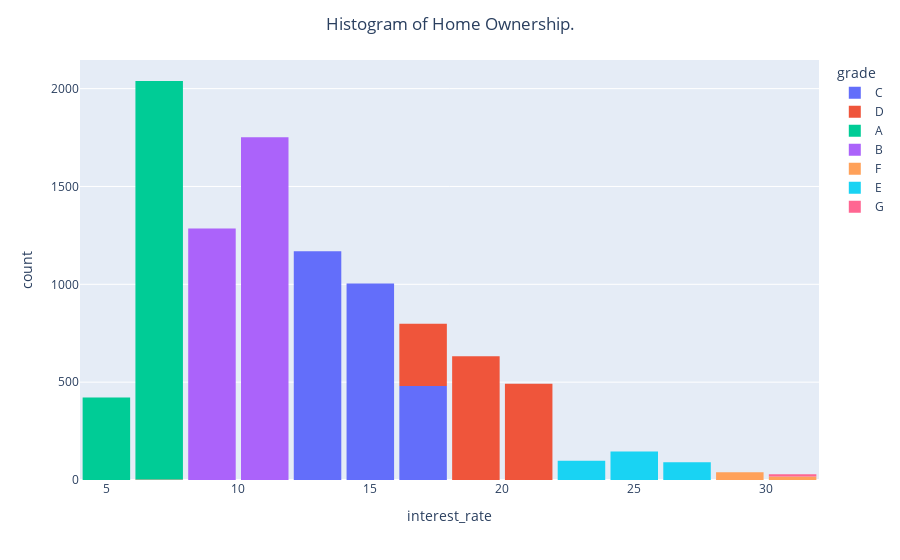

Here is the notebook cell this chart was saved with:
### Markdown cell above
**Problem 1** Create a histogram of your own! Try making a histogram of one of the other pieces of numerical data. Make it as fancy as you want. Include some categorical information. Do you learn anything from your graph? If so what?

### Code cell
fig = px.histogram(DF,
                   nbins=20,
                   x='interest_rate',
                   color='grade')

fig.update_layout(bargap=0.1,
                  title='Histogram of Home Ownership.',
                  title_x=0.5)
fig.show()

### Figure 1 — Plotly figure (JSON) as saved in the notebook; plotly's stock layout.template omitted (floating-point values rounded to 4 significant figures; data arrays with more than 128 entries replaced by an {"elided": "..."} marker saying what was removed)
{"data": [{"alignmentgroup": "True", "bingroup": "x", "hovertemplate": "grade=C<br>interest_rate=%{x}<br>count=%{y}<extra></extra>", "legendgroup": "C", "marker": {"color": "#636efa", "pattern": {"shape": ""}}, "name": "C", "nbinsx": 20, "offsetgroup": "C", "orientation": "v", "showlegend": true, "type": "histogram", "x": {"elided": "2653 float values"}, "xaxis": "x", "yaxis": "y"}, {"alignmentgroup": "True", "bingroup": "x", "hovertemplate": "grade=D<br>interest_rate=%{x}<br>count=%{y}<extra></extra>", "legendgroup": "D", "marker": {"color": "#EF553B", "pattern": {"shape": ""}}, "name": "D", "nbinsx": 20, "offsetgroup": "D", "orientation": "v", "showlegend": true, "type": "histogram", "x": {"elided": "1446 float values"}, "xaxis": "x", "yaxis": "y"}, {"alignmentgroup": "True", "bingroup": "x", "hovertemplate": "grade=A<br>interest_rate=%{x}<br>count=%{y}<extra></extra>", "legendgroup": "A", "marker": {"color": "#00cc96", "pattern": {"shape": ""}}, "name": "A", "nbinsx": 20, "offsetgroup": "A", "orientation": "v", "showlegend": true, "type": "histogram", "x": {"elided": "2459 float values"}, "xaxis": "x", "yaxis": "y"}, {"alignmentgroup": "True", "bingroup": "x", "hovertemplate": "grade=B<br>interest_rate=%{x}<br>count=%{y}<extra></extra>", "legendgroup": "B", "marker": {"color": "#ab63fa", "pattern": {"shape": ""}}, "name": "B", "nbinsx": 20, "offsetgroup": "B", "orientation": "v", "showlegend": true, "type": "histogram", "x": {"elided": "3037 float values"}, "xaxis": "x", "yaxis": "y"}, {"alignmentgroup": "True", "bingroup": "x", "hovertemplate": "grade=F<br>interest_rate=%{x}<br>count=%{y}<extra></extra>", "legendgroup": "F", "marker": {"color": "#FFA15A", "pattern": {"shape": ""}}, "name": "F", "nbinsx": 20, "offsetgroup": "F", "orientation": "v", "showlegend": true, "type": "histogram", "x": [28.72, 30.17, 28.72, 28.72, 30.17, 30.75, 29.69, 28.72, 28.72, 28.72, 30.65, 28.72, 30.65, 28.72, 28.72, 28.72, 28.72, 29.69, 30.75, 28.72, 30.17, 29.69, 28.72, 29.69, 29.69, 28.72, 28.72, 28.72, 28.72, 30.65, 30.17, 28.72, 28.72, 28.72, 28.72, 30.17, 28.72, 28.72, 30.65, 30.17, 28.72, 28.72, 30.65, 28.72, 30.17, 29.69, 30.17, 30.75, 28.72, 30.17, 28.72, 28.72, 28.72, 29.69, 28.72, 29.69, 30.75, 29.69], "xaxis": "x", "yaxis": "y"}, {"alignmentgroup": "True", "bingroup": "x", "hovertemplate": "grade=E<br>interest_rate=%{x}<br>count=%{y}<extra></extra>", "legendgroup": "E", "marker": {"color": "#19d3f3", "pattern": {"shape": ""}}, "name": "E", "nbinsx": 20, "offsetgroup": "E", "orientation": "v", "showlegend": true, "type": "histogram", "x": {"elided": "335 float values"}, "xaxis": "x", "yaxis": "y"}, {"alignmentgroup": "True", "bingroup": "x", "hovertemplate": "grade=G<br>interest_rate=%{x}<br>count=%{y}<extra></extra>", "legendgroup": "G", "marker": {"color": "#FF6692", "pattern": {"shape": ""}}, "name": "G", "nbinsx": 20, "offsetgroup": "G", "orientation": "v", "showlegend": true, "type": "histogram", "x": [30.79, 30.79, 30.79, 30.79, 30.79, 30.94, 30.79, 30.79, 30.79, 30.79, 30.79, 30.79], "xaxis": "x", "yaxis": "y"}], "layout": {"autosize": true, "bargap": 0.1, "barmode": "relative", "legend": {"title": {"text": "grade"}, "tracegroupgap": 0}, "margin": {"t": 60}, "title": {"text": "Histogram of Home Ownership.", "x": 0.5}, "xaxis": {"anchor": "y", "autorange": true, "domain": [0, 1], "range": [4, 32], "title": {"text": "interest_rate"}, "type": "linear"}, "yaxis": {"anchor": "x", "autorange": true, "domain": [0, 1], "range": [0, 2146.0], "title": {"text": "count"}}}}
